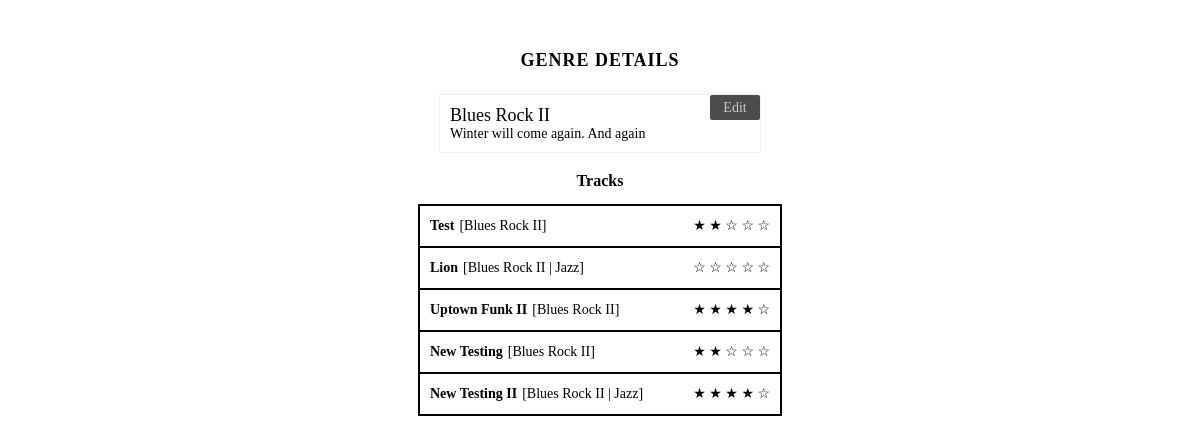
/music/genre/1/, run on the app's committed database.
### music/models.py (models this page shows)
class Genre (models.Model):
    name = models.CharField(max_length=200, unique=True)
    description = models.CharField(max_length=1000, blank=True)

class Track (models.Model):
    title = models.CharField(max_length=200)
    createDate = models.DateTimeField(default=datetime.now())
    rating = models.IntegerField(default=0)
    genres = models.ManyToManyField('Genre')
    def getRatingIterable(self):
        return range(0, self.rating)
    def getRemainingRatingiterable(self):
        return range(0, 5-self.rating)
    def getGenresAsString(self):
        genresAsString = ""
        for genre in self.genres.all():
            genresAsString = genresAsString + " | "
            genresAsString = genresAsString + genre.name
        print(genresAsString)
        print(genresAsString!="")
        if genresAsString!="":
            value = "[" + genresAsString[3:] + "]"
            return value
        else:
            return genresAsString

### music/views.py (the view)
# urls.py: url(r'^genre/(?P<genreId>[0-9]+)/$', views.genreDetail, name='genreDetail'),
def genreDetail (request, genreId):
    genre = get_object_or_404(Genre, pk=genreId)
    context = dict()
    context['genre'] = genre
    return render(request, "music/genre.show.html", context)

### music/templates/music/genre.show.html
{% load static %}
<link rel="stylesheet" href="{% static 'music/index.css' %}">
<div class="container">
    <h4>Genre Details</h4>
    <div class="genre-wrapper section">
        <div class="genre-name">{{genre.name}}</div>
        <div class="genre-description">{{genre.description}}</div>
        <div class="edit-icon">
            <a href="/music/genre/{{genre.id}}/edit">Edit</a>
        </div>
    </div>
    {% if genre.track_set.all %}
    <div class="track-list-section section">
        <div class="title">Tracks</div>
        <div class="track-list">
            <ul>
                {% for track in genre.track_set.all %}
                <li class="track">
                    <a href="/music/track/{{track.id}}">
                        <span class="track-title">{{track.title}}</span>
                        {% if track.getGenresAsString %}
                        <span class="genres">
                            {{ track.getGenresAsString }}
                        </span>
                        {% endif %}
                        <span class="ratings-section">
                            {% for rating in track.getRatingIterable %}
                            <span class="star completed"></span>
                            {% endfor %}
                            {% for rating in track.getRemainingRatingiterable %}
                            <span class="star"></span>
                            {% endfor %}
                        </span>
                    </a>
                </li>
                {% endfor %}
            </ul>
        </div>
    </div>
    {% endif %}
</div>

### music/static/music/index.css (style rules this page uses)
.container { text-align: center; margin: 50px; font-size: 14px; }
.container h4 { font-size: 18px; text-transform: uppercase; letter-spacing: 1px; }
.container li { list-style: none; width: 150px; height: 40px; border: 2px solid #000; border-bottom: none; line-height: 40px; text-align: left; padding: 0 10px; margin: 0 auto; }
.container li:last-child { border-bottom: 2px solid #000; }
.container a { text-decoration: none; color: #000; }
.container ul { padding: 0; }
li.track { min-width: 340px; }
.track-list .track-title { float: left; font-weight: bold; padding-right: 5px; }
.ratings-section { float: right; }
.section { margin-top: 20px; }
.genre-wrapper.section, .track-wrapper.section { max-width: 300px; margin: 0 auto; text-align: left; box-shadow: 0px 0px 1px 0px rgba(0, 0, 0, 0.33); padding: 10px; position: relative; }
.genre-wrapper .genre-name, .track-wrapper .track-title { font-size: 18px; text-transform: capitalize; font-weight: 400; }
.section .title { font-size: 16px; font-weight: bold; }
.edit-icon a { width: 50px; height: 25px; line-height: 25px; background-color: rgba(0, 0, 0, 0.7) !important; color: rgba(255, 255, 255, 0.7) !important; text-align: center; position: absolute; top: 0; left: 270px; border-radius: 2px; cursor: pointer; }
.ratings-section .star:after { content: '☆' }
.ratings-section .star.completed:after { content: '★' }

### data on the page
Genre: name "Blues Rock II", description "Winter will come again. And again"
Track: title "Test", getGenresAsString "[Blues Rock II]", rating 2 (drawn)
Track: title "Lion", getGenresAsString "[Blues Rock II | Jazz]", rating 0 (drawn)
Track: title "Uptown Funk II", getGenresAsString "[Blues Rock II]", rating 4 (drawn)
Track: title "New Testing", getGenresAsString "[Blues Rock II]", rating 2 (drawn)
Track: title "New Testing II", getGenresAsString "[Blues Rock II | Jazz]", rating 4 (drawn)
